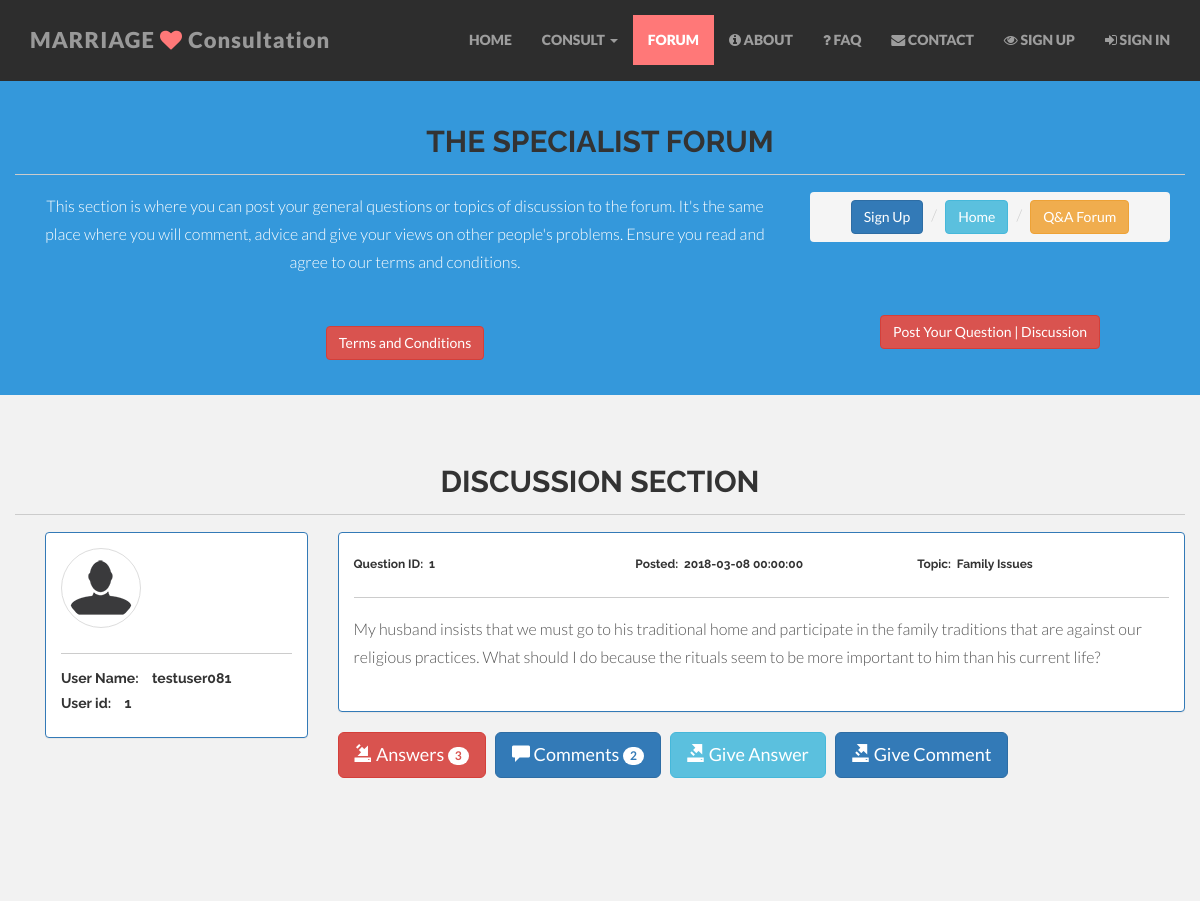
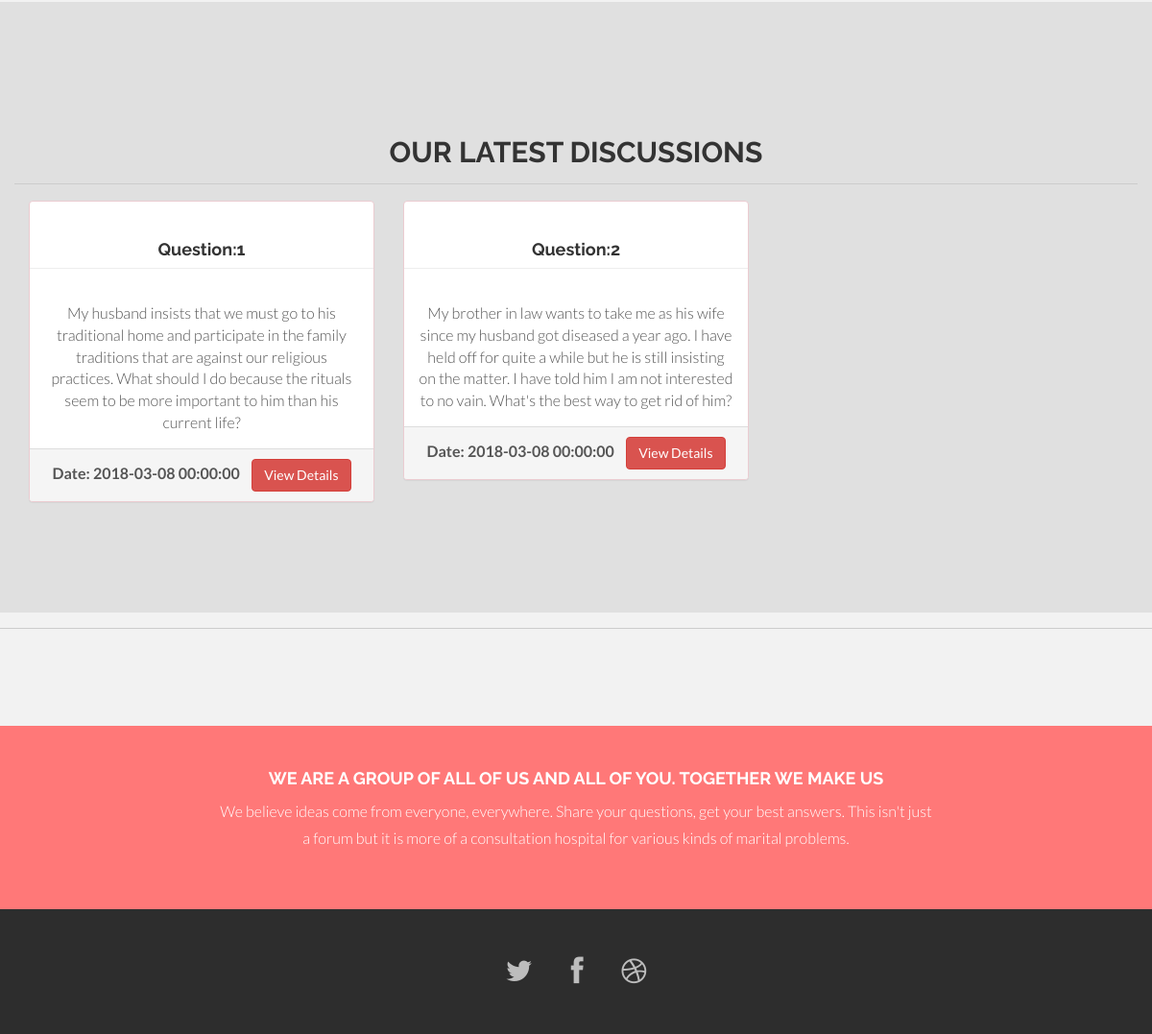
The page /specialistforum.php on the database its author committed (2 pictures, top to bottom).
### tables this page shows
CREATE TABLE `tbquestions` (
  `questionid` int(11) NOT NULL,
  `userid` int(11) NOT NULL,
  `topicid` int(11) NOT NULL,
  `question` text NOT NULL,
  `posted` datetime NOT NULL,
  `consultationlevel` int(11) NOT NULL DEFAULT '2'
);

CREATE TABLE `tbusers` (
  `userid` int(11) NOT NULL,
  `username` varchar(50) NOT NULL,
  `password` varchar(50) NOT NULL,
  `fname` varchar(50) NOT NULL,
  `lname` varchar(50) NOT NULL,
  `email` varchar(50) NOT NULL,
  `phone` varchar(25) DEFAULT NULL,
  `regdate` datetime NOT NULL,
  `professionid` int(11) NOT NULL
);

CREATE TABLE `tbtopics` (
  `topicid` int(11) NOT NULL,
  `topic` varchar(50) NOT NULL
);

### connect.php (called while the page is built, shortened)
<?php
require('process.php');
$user= new UserModel;
$user->login();
$user->register();
$user->speconsult();
$user->genConsult();
$forum=$user->forum();

### Model.php (called while the page is built, shortened)
<?php
abstract class Model
{
    public $conn, $query;
    public function __construct(){
        $this->conn = new PDO("mysql:host=".DB_HOST.";dbname=".DB_Name."",DB_USER,DB_PASS);
    }
    public function prepareQuery($query){
        $this->query = $this->conn->prepare($query);
    }
    public function runQuery(){
        $this->query->execute();
    }
    public function resultSet(){
        $this->runQuery();
        return $this->query->fetchAll(PDO::FETCH_ASSOC);
    }
}

### process.php (called while the page is built, shortened)
<?php
require('Model.php');
class UserModel extends Model
{
	public function forum()
	{
		$this->prepareQuery("SELECT * FROM tbquestions ORDER BY posted DESC LIMIT 3");
		$this->runQuery();
		if ($this->resultSet()) {
		return $this->resultSet();
		}
		else return "bad";
	}
}

### specialistforum.php (the view, shortened to what this page needs)
<?php
	include 'connect.php';
include "cn/dbconn.inc.php";
 ?>
<!DOCTYPE html>
<html lang="en">
  <head>
    <link href="css/bootstrap.css" rel="stylesheet">
    <link href="css/font-awesome.min.css" rel="stylesheet">
    <link href="css/main.css" rel="stylesheet">
  </head>
  <body id="forum">
	<?php  include "cn/header.php"; ?>
	<div id="blue">
		<div class="container">
			<div class="row centered">
				<h2><b>THE SPECIALIST FORUM</b></h2>
				<hr>
				<div class="col-lg-8">
					<p>
						This section is where you can post your general questions or topics of discussion to the forum. It's the same place where you will comment, advice and give your views on other people's problems. Ensure you read and agree to our terms and conditions. <br>
					</p>
					<a href="terms.php" class="btn btn-danger">Terms and Conditions</a>
				</div>
				<div class="col-lg-4 centered">
					<ul class="breadcrumb">
						<li><a href="signup.php" class="btn btn-primary">Sign Up</a></li>
						<li><a href="index.php" class="btn btn-info">Home</a></li>
						<li><a href="forum.php" class="btn btn-warning">Q&amp;A Forum</a></li>
					</ul>
					<div class="gap"></div><br>
					<a href="postq.php" class="btn btn-danger">Post Your Question | Discussion</a>
				</div>
			</div>
		</div>
	</div>
	<div id="wb">
		<div class="container">
			<div class="row centered">
				<h2><b>DISCUSSION SECTION</b></h2><hr>
			</div>
			<div class="container">
            <?php
                $sql="SELECT * FROM tbquestions JOIN tbusers USING(userid) JOIN tbtopics USING(topicid) WHERE consultationlevel=1 ORDER BY posted DESC;";
                $result=mysqli_query($conn,$sql)OR die("Couldn't Execute Query");
                $resc=mysqli_num_rows($result);
                if($resc>0){
                    while($row=mysqli_fetch_assoc($result)){
            ?>
            <div class="row">
                <div class="col-sm-3 col-md-3 col-xs-12">
                    <div class="panel panel-primary">
                    <div class="panel-body">
                        <p><img src="img/avatar.png" alt="User Avatar" class="img-responsive img-thumbnail img-circle"></p>
                        <hr>
                        <h5><b>User Name:&nbsp;&nbsp;&nbsp;&nbsp;<?php echo $row['username']; ?></b></h5>
                        <h5><b>User id:&nbsp;&nbsp;&nbsp;&nbsp;<?php echo $row['userid']; ?></b></h5>
                    </div>
                    </div>
                </div>
                <div class="col-sm-9 col-md-9 col-xs-12">
                   <div class="row">
                            <div class="col-md-12">
                                <div class="panel panel-primary">
                                    <div class="panel-body">
                                        <div class="row">
                                            <div class="col-md-4">
                                                <h6><b>Question ID:&nbsp; <?php echo $row['questionid']; ?></b></h6>
                                            </div>
                                            <div class="col-md-4">
                                                <h6><b>Posted:&nbsp; <?php echo $row['posted']; ?></b></h6>
                                            </div>
                                            <div class="col-md-4">
                                                <h6><b>Topic:&nbsp; <?php echo $row['topic']; ?></b></h6>
                                            </div>
                                        </div><hr>
                                        <div>
                                            <p><?php echo $row['question'];?></p>
                                        </div>
                                    </div>
                                </div>
                            </div>
                            <div class="col-md-12">
                                <?php
                                    $qid=$row['questionid'];
                                    $answs=mysqli_query($conn,"SELECT COUNT(*) AS 'n' FROM tbanswers WHERE questionid='$qid';");
                                    $ansN=mysqli_fetch_assoc($answs);
                                    $comts=mysqli_query($conn,"SELECT COUNT(*) AS 'c' FROM tbqstcomments WHERE questionid='$qid';")or die("ABC");
                                    $comtsN=mysqli_fetch_assoc($comts);
                                ?>
                            <div>
                                 <a  href="qanswers.php?qid=<?php echo $qid; ?>" class="btn btn-danger btn-lg"><span class="glyphicon glyphicon-import"></span>&nbsp;Answers&nbsp;<span class="badge"><?php echo $ansN['n']; ?></span></a>
                                 <a href="qcomments.php?qid=<?php echo $qid; ?>" class="btn btn-primary btn-lg"><span class="glyphicon glyphicon-comment"></span>&nbsp;Comments&nbsp;<span class="badge"><?php echo $comtsN['c']; ?></span></a>
									<?php if (isset($_SESSION['user'])):
									  ?>
                              	<a  href="posta.php?qid=<?php echo $qid;?>" class="btn btn-info btn-lg"><span class="glyphicon glyphicon-export"></span>&nbsp;Give Answer</a>
									&nbsp;
                                 <a  href="postc.php?qid=<?php echo $qid;?>" class="btn btn-primary btn-lg"><span class="glyphicon glyphicon-export"></span>&nbsp;Give Comment</a>
									&nbsp;
									<?php
									if($_SESSION['pid']==1):
                                  ?>
                                  <a  href="postf.php?qid=<?php echo $qid;?>" class="btn btn-lg btn-warning"><span class="glyphicon glyphicon-flag"></span>&nbsp;Flag User</a>
                                  	&nbsp;
                                  <?php endif; ?>
                                  <?php else: ?>
                                  	<a  href="signin.php" class="btn btn-info btn-lg"><span class="glyphicon glyphicon-export"></span>&nbsp;Give Answer</a>
                                 <a  href="signin.php" class="btn btn-primary btn-lg"><span class="glyphicon glyphicon-export"></span>&nbsp;Give Comment</a>
                                  <?php endif;?>
                            </div>
                            </div>
                    </div>
                </div>
            </div>
            <?php
                    }
                }
             ?>
        </div>
		</div>
	</div>
	<div id="dg">
	<div class="container">
		<div class="row centered">
			<h2><b>OUR LATEST DISCUSSIONS</b></h2><hr>
			<?php foreach ($forum as $f):
			?>
			<div class="col-md-4">
				<div class="panel panel-danger">
					<div>
						<h4 class="page-header"><b>Question:<?php echo $f['questionid']; ?></b></h4>
					</div>
					<div class="panel-body">
						<?php echo $f['question']; ?>
					</div>
					<div class="panel-footer">
						<strong>Date: <?php echo $f['posted']; ?></strong>&nbsp;&nbsp;&nbsp;
						<a href="question.php" class="btn btn-danger">View Details</a>
					</div>
				</div>
			</div>
			<?php
		endforeach;
		?>
		</div>
	</div>
	</div>
	<hr/><div class="big-gap"></div>
	<div id="r">
		<div class="container">
			<div class="row centered">
				<div class="col-lg-8 col-lg-offset-2">
					<h4>WE ARE A GROUP OF ALL OF US AND ALL OF YOU. TOGETHER WE MAKE US</h4>
					<p>We believe ideas come from everyone, everywhere. Share your questions, get your best answers. This isn't just a forum but it is more of a consultation hospital for various kinds of marital problems.</p>
				</div>
			</div>
		</div>
	</div>
	<?php include "cn/footer.php"; ?>
  </body>
</html>

### css/main.css (style rules this page uses)
body { background-color: #f2f2f2; font-family: "Lato"; font-weight: 300; font-size: 16px; color: #555; -webkit-font-smoothing: antialiased; -webkit-overflow-scrolling: touch; margin-top: 70px; }
h1, h2, h3, h4, h5, h6 { font-family: "Raleway"; font-weight: 300; color: #333; }
p { line-height: 28px; margin-bottom: 25px; }
.centered { text-align: center; }
a { color: #f85c37; word-wrap: break-word; -webkit-transition: color 0.1s ease-in, background 0.1s ease-in; -moz-transition: color 0.1s ease-in, background 0.1s ease-in; -ms-transition: color 0.1s ease-in, background 0.1s ease-in; -o-transition: color 0.1s ease-in, background 0.1s ease-in; transition: color 0.1s ease-in, background 0.1s ease-in; }
a:before, a:after { -webkit-transition: color 0.1s ease-in, background 0.1s ease-in; -moz-transition: color 0.1s ease-in, background 0.1s ease-in; -ms-transition: color 0.1s ease-in, background 0.1s ease-in; -o-transition: color 0.1s ease-in, background 0.1s ease-in; transition: color 0.1s ease-in, background 0.1s ease-in; }
hr { display: block; height: 1px; border: 0; border-top: 1px solid #ccc; margin: 1em 0; padding: 0; }
#dg { background: #e0e0e0; padding-top: 70px; padding-bottom: 70px; text-align: center; }
#dg h4 { font-weight: 700; }
#r { background: #ff7878; padding-top: 35px; padding-bottom: 35px; }
#r h4 { color: white; font-weight: 700; }
#r p { color: white; }
#blue { background: #3498db; padding-top: 35px; padding-bottom: 35px; }
#blue p { color: white; }

### rows shown on the page
tbquestions: userid.username "testuser081", userid "1", questionid "1", posted "2018-03-08 00:00:00", topicid.topic "Family Issues", question "My husband insists that we must go to his traditional home and participate in the family traditions that are against our religious practices. What should I do because the rituals seem to be more important to him than his current life?", n "3", c "2"
tbquestions: questionid "2", question "My brother in law wants to take me as his wife since my husband got diseased a year ago. I have held off for quite a while but he is still insisting on the matter. I have told him I am not interested to no vain. What's the best way to get rid of him?", posted "2018-03-08 00:00:00"
